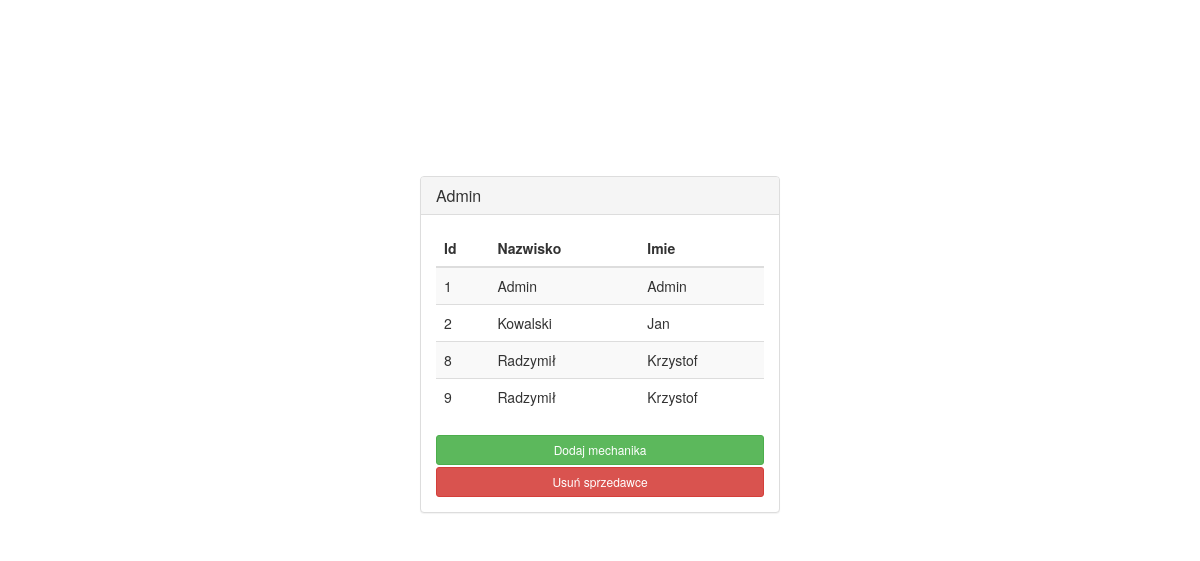
Page /index.php/admin/addSeller on the committed database.
### tables this page shows
CREATE TABLE `sprzedawca` (
  `idSprzedawca` int(11) NOT NULL,
  `nazwisko` varchar(45) DEFAULT NULL,
  `imie` varchar(45) DEFAULT NULL,
  `pass` varchar(255) NOT NULL
);

### application/controllers/Admin.php (called while the page is built, shortened)
<?php
class Admin extends CI_Controller
{
    public function getSellerData()
    {
        $data = $this->db->query('SELECT * FROM sprzedawca');
        $data_query = $data->result_array();
        return $data_query;
    }
    public function addSeller(){
        $surname = $this->input->post('surname');
        $name = $this->input->post('name');
        $pass = $this->input->post('pass');
        $hashedPass = password_hash($pass,PASSWORD_DEFAULT);
        $data = array(
            "nazwisko" => $surname,
            "imie" => $name,
            "pass" => $hashedPass
        );
        $this->db->insert('sprzedawca',$data);
        $data = $this->getSellerData();
        $this->load->view('adddeleteadmin',['sellerData'=>$data]);
    }
}

### index.php (called while the page is built, shortened)
<?php
require_once BASEPATH.'core/CodeIgniter.php';

### application/views/adddeleteadmin.php (the view, shortened to what this page needs)
?><!DOCTYPE html>
<html lang="en">
<head>
    <link rel="stylesheet" href="<?php echo base_url("assets/css/bootstrap.css"); ?>"/>
</head>
<body>
<div class="container">
    <div class="row">
        <div class="col-md-4 col-md-offset-4" style="padding-top: 15%;">
            <div class="panel panel-default">
                <div class="panel-heading">
                    <h3 class="panel-title">Admin</h3>
                </div>
                <div class="panel-body">
                    <form accept-charset="UTF-8" role="form" method="post"
                          action="<?php echo site_url('admin/loadAddIndex'); ?>">
                        <fieldset>
                            <div class="form-group">
                                <table class="table table-striped">
                                    <thead>
                                    <tr>
                                        <th>Id </th>
                                        <th>Nazwisko</th>
                                        <th>Imie</th>
                                    </tr>
                                    </thead>
                                    <tbody>
                                    <?php
                                    foreach ($sellerData as $row) {
                                        echo "<tr>";
                                        echo "<td>" . $row['idSprzedawca'] . "</td>";
                                        echo "<td>" . $row['nazwisko'] . "</td>";
                                        echo "<td>" . $row['imie'] . "</td>";
                                        echo "</tr>";
                                    }
                                    ?>
                                    </tbody>
                                </table>
                            </div>
                        </fieldset>
                    </form>
                    <button type="button" class="btn btn-success btn-sm btn-block" data-toggle="modal" data-target="#carModal" style="margin-bottom: 2px;">Dodaj mechanika
                    </button>
                    <button type="button" class="btn btn-danger btn-sm btn-block" data-toggle="modal" data-target="#myModal2">Usuń
                        sprzedawce
                    </button>
                </div>
            </div>
        </div>
    </div>
</div>
</body>
</html>

### rows in the picture
sprzedawca: idSprzedawca "1", nazwisko "Admin", imie "Admin"
sprzedawca: idSprzedawca "2", nazwisko "Kowalski", imie "Jan"
sprzedawca: idSprzedawca "8", nazwisko "Radzymił", imie "Krzystof"
sprzedawca: idSprzedawca "9", nazwisko "Radzymił", imie "Krzystof"
